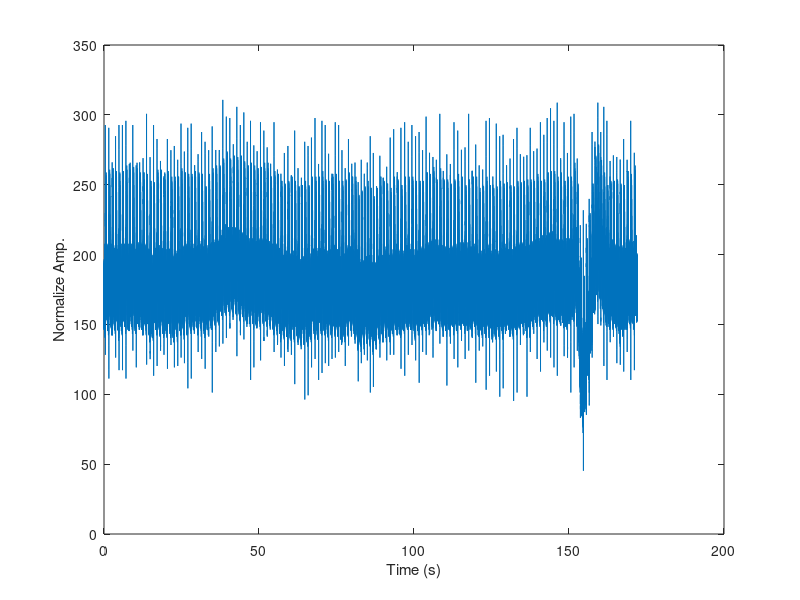
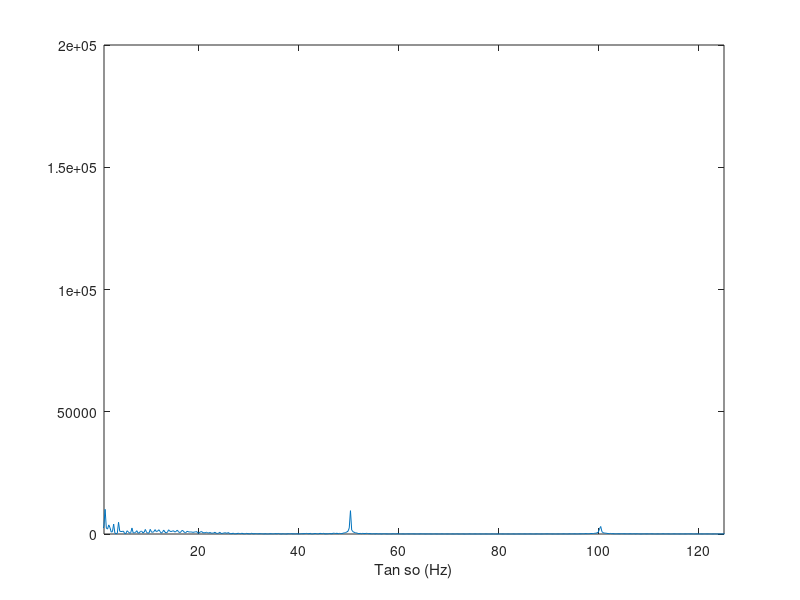
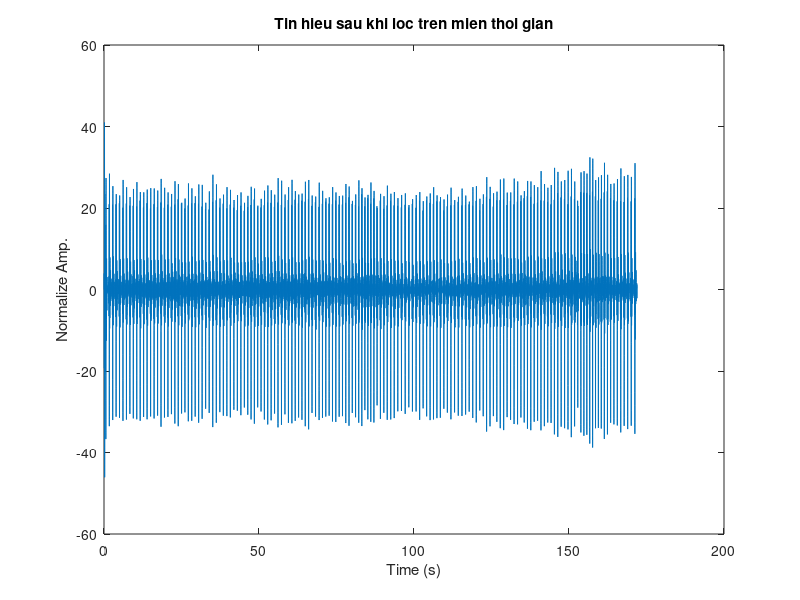
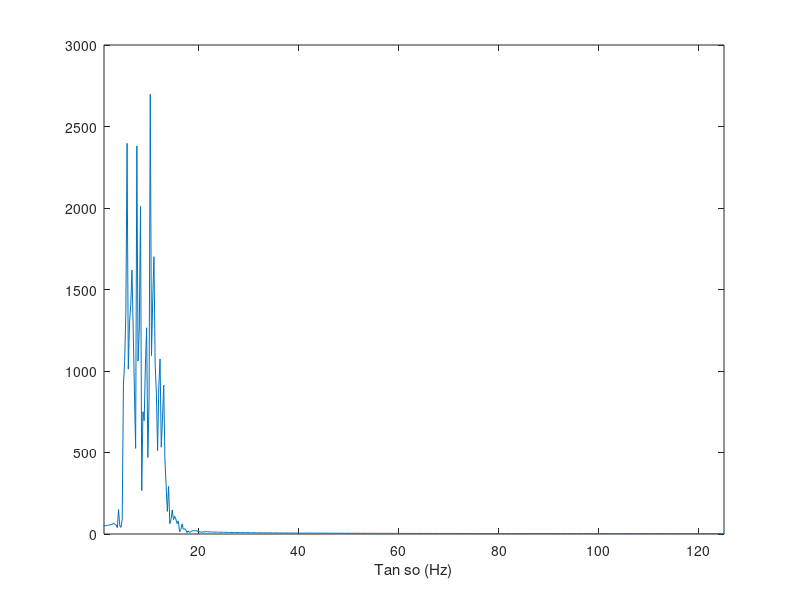

MATLAB code to generate these figures, in order:
clc; close all; clear all;

load('ECGdata.mat');

%% ECG0
t = 0:1/fs0:(length(ECG0)-1)/fs0

figure;
plot(t, ECG0)
xlabel('Time (s)')
ylabel('Normalize Amp.')

%% Freq. domain
N = 1024

ECG_w = fft(ECG0, N);
f = fs0*(1:N)/N;
figure
plot(f,abs(ECG_w))
xlabel('Tan so (Hz)')
xlim([1 125])


Fc = [5 12];
Wc = 2 * Fc / fs0;
[B A] = butter(6, Wc, 'bandpass');

%% Loc tin hieu
ECG_filtered = filter(B, A, ECG0)


figure;
plot(t, ECG_filtered)
xlabel('Time (s)')
ylabel('Normalize Amp.')
title('Tin hieu sau khi loc tren mien thoi gian')

%% Freq. domain
ECG_F_w = fft(ECG_filtered, N);
figure
plot(f,abs(ECG_F_w))
xlabel('Tan so (Hz)')
xlim([1 125])

%% Dao ham
b = [1 2 0 -2 -1].*(1/8)*fs0;  
ECG_D = filtfilt(b,1,ECG_filtered)

%% Binh phuong
ECG_S = ECG_D.^2;

figure
ax(1) = subplot(511)
plot(t, ECG0)
title('Tin hieu goc')
ax(2) = subplot(512)
plot(t, ECG_filtered)
title('Tin hieu sau khi qua bo loc bandpass')
ax(3) = subplot(513)
plot(t, ECG_D)
title('Tin hieu sau khi dao ham')
ax(4) = subplot(514)
plot(t, ECG_S)
title('TIn hieu sau khi binh phuong')

%% Moving average
ECG_M = conv(ECG_S ,ones(1 ,round(0.150*fs0))/round(0.150*fs0));
ax(5) = subplot(515)
plot(t, ECG_M(1:43000))
title('TIn hieu sau khi qua cua so moving')

linkaxes(ax,'x')

[pks locs] = findpeaks(ECG_M, 'MINPEAKDISTANCE', 0.5 * fs0)

figure;
plot(ECG_M) 
hold on;
plot(locs, pks, 'ro')

num_pks = length(pks);
time_pks = (locs(end) - locs(1))/fs0;

HR_est = 60 * (num_pks/time_pks)
